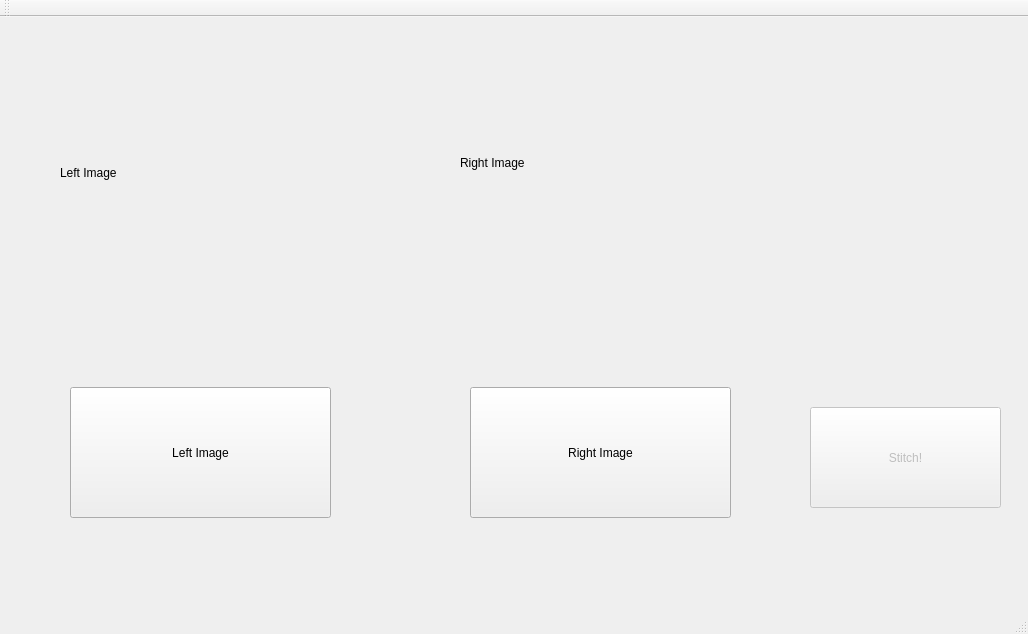
<?xml version="1.0" encoding="UTF-8"?>
<ui version="4.0">
 <class>MainWindow</class>
 <widget class="QMainWindow" name="MainWindow">
  <property name="geometry">
   <rect>
    <x>0</x>
    <y>0</y>
    <width>1028</width>
    <height>634</height>
   </rect>
  </property>
  <property name="windowTitle">
   <string>MainWindow</string>
  </property>
  <widget class="QWidget" name="centralWidget">
   <widget class="QPushButton" name="pic_1">
    <property name="geometry">
     <rect>
      <x>70</x>
      <y>370</y>
      <width>261</width>
      <height>131</height>
     </rect>
    </property>
    <property name="text">
     <string>Left Image</string>
    </property>
   </widget>
   <widget class="QLabel" name="display_1">
    <property name="geometry">
     <rect>
      <x>60</x>
      <y>70</y>
      <width>271</width>
      <height>171</height>
     </rect>
    </property>
    <property name="text">
     <string>Left Image</string>
    </property>
   </widget>
   <widget class="QPushButton" name="pic_2">
    <property name="geometry">
     <rect>
      <x>470</x>
      <y>370</y>
      <width>261</width>
      <height>131</height>
     </rect>
    </property>
    <property name="text">
     <string>Right Image</string>
    </property>
   </widget>
   <widget class="QLabel" name="display_2">
    <property name="geometry">
     <rect>
      <x>460</x>
      <y>60</y>
      <width>271</width>
      <height>171</height>
     </rect>
    </property>
    <property name="text">
     <string>Right Image</string>
    </property>
   </widget>
   <widget class="QPushButton" name="Stitcher">
    <property name="enabled">
     <bool>false</bool>
    </property>
    <property name="geometry">
     <rect>
      <x>810</x>
      <y>390</y>
      <width>191</width>
      <height>101</height>
     </rect>
    </property>
    <property name="text">
     <string>Stitch!</string>
    </property>
   </widget>
  </widget>
  <widget class="QMenuBar" name="menuBar">
   <property name="geometry">
    <rect>
     <x>0</x>
     <y>0</y>
     <width>1028</width>
     <height>19</height>
    </rect>
   </property>
  </widget>
  <widget class="QToolBar" name="mainToolBar">
   <attribute name="toolBarArea">
    <enum>TopToolBarArea</enum>
   </attribute>
   <attribute name="toolBarBreak">
    <bool>false</bool>
   </attribute>
  </widget>
  <widget class="QStatusBar" name="statusBar"/>
 </widget>
 <layoutdefault spacing="6" margin="11"/>
 <resources/>
 <connections/>
</ui>
